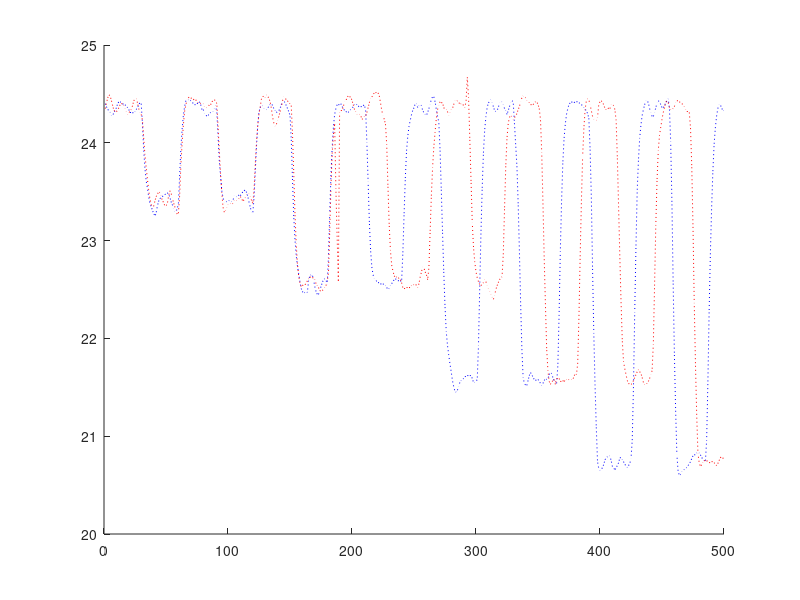
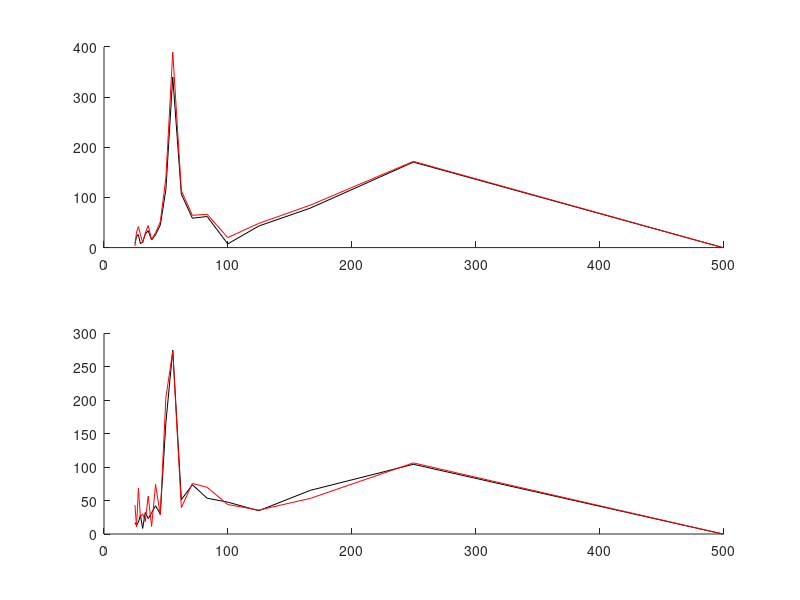

These figures' MATLAB source, in order:
load('data-Li')
i0=1;
i1=500;
v = zeros(i1,4);
 v(:,1)= highspeed_headway1(i0:i1,4);
 v(:,2)= highspeed_headway1(i0:i1,7);
 v(:,3)= highspeed_headway4(i0:i1,4);
 v(:,4)= highspeed_headway4(i0:i1,7);

figure(1);cla; hold all;
plot( v(:,1),'b:');
%plot( v(:,2),'b');
plot(v(:,3),'r:');
%plot(v(:,4),'r');


for i =1:4
    v(:,i)= v(:,i) - mean(v(:,i));
end
figure(2);

subplot(2,1,1);cla; hold all;
V=abs(fft(v));
is = [1:20];
xs = (i1-i0)./is;
plot(xs, V(is,1),'k');
plot(xs, V(is,2),'r');
subplot(2,1,2);cla; hold all;
plot(xs,V(is,3),'k');
plot(xs,V(is,4),'r');
ss = std(v);
A1 = ss(2)/ss(1)
A2 = ss(4)/ss(3)
